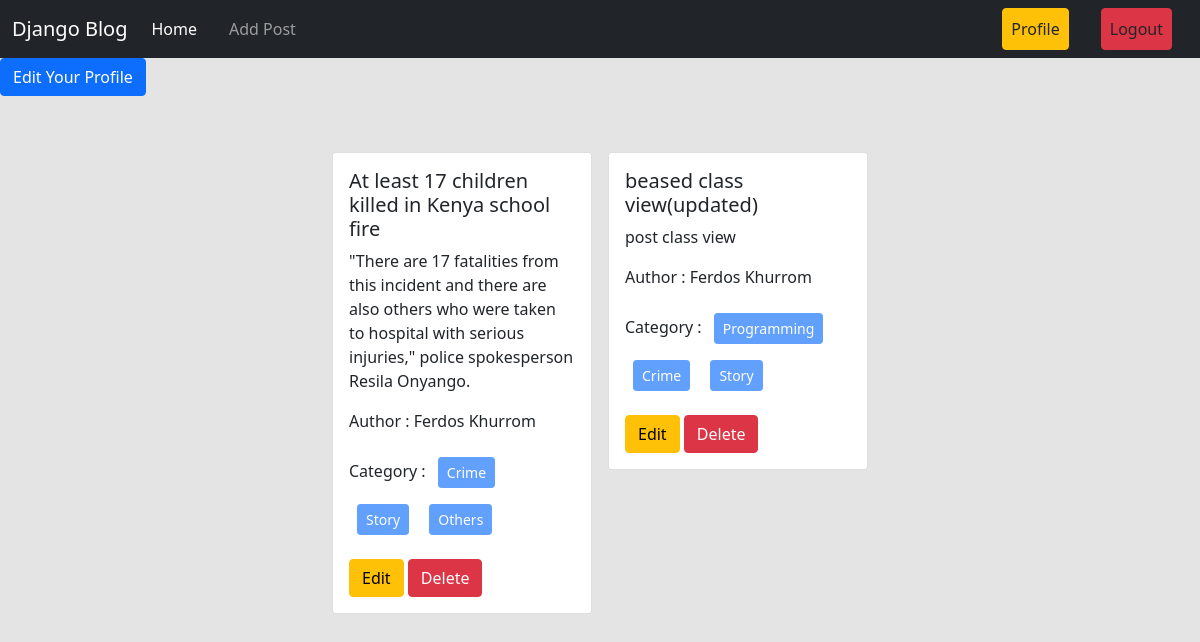
Screenshot of /author/profile/ (signed in) with the database file from the repository.
### posts/models.py (models this page shows, shortened)
class Post(models.Model):
    title = models.CharField(max_length=50)
    content = models.TextField()
    category = models.ManyToManyField(Category) # ekta post multiple categorir moddhe thakte pare abar ekta categorir moddhe multiple post thakte pare
    author = models.ForeignKey(User, on_delete=models.CASCADE)
    image = models.ImageField(upload_to='posts/media/uploads/', blank= True, null= True)

### categories/models.py (models this page shows, shortened)
class Category(models.Model):
    name = models.CharField(max_length=100)
    slug = models.SlugField(max_length=100,unique=True, null=True, blank=True)

### author/views.py (the view)
# urls.py: path('profile/', views.profile, name='profile'),
@login_required
def profile(request):
    data = Post.objects.filter(author = request.user)
    return render(request, 'profile.html', {'data' : data})

### author/templates/profile.html
{% extends 'base.html' %} {% load crispy_forms_tags %} {% block content %}
<div>
  <a class="btn btn-primary" href="{% url 'edit_profile' %}">
    Edit Your Profile</a
  >
</div>
<div class="d-flex flex-wrap justify-content-center px-5 pt-5">
  {% for post in data %}
  <div class="col-sm-3">
    <div class="card m-2">
      <div class="card-body">
        <h5 class="card-title">{{post.title}}</h5>
        <p class="card-text">{{post.content}}</p>
        <p>Author : {{post.author.first_name}} {{post.author.last_name}}</p>
        <p>
          Category : {% for cat in post.category.all %}
          <button class="btn btn-primary btn-sm m-2" disabled>
            {{cat.name}}
          </button>
          {% endfor %}
        </p>
        <a href="{% url 'edit_post' post.id %}" class="btn btn-warning">Edit</a>
        <a href="{% url 'delete_post' post.id %}" class="btn btn-danger"
          >Delete</a
        >
      </div>
    </div>
  </div>
  {% endfor %}
</div>
{% endblock %}

### rows the page displays
Post: title "At least 17 children killed in Kenya school fire", content "\"There are 17 fatalities from this incident and there are also others who were taken to hospital with serious injuries,\" police spokesperson Resila Onyango.", author.first_name "Ferdos", author.last_name "Khurrom"
Category: name "Crime"
Category: name "Story"
Category: name "Others"
Post: title "beased class view(updated)", content "post class view", author.first_name "Ferdos", author.last_name "Khurrom"
Category: name "Programming"
